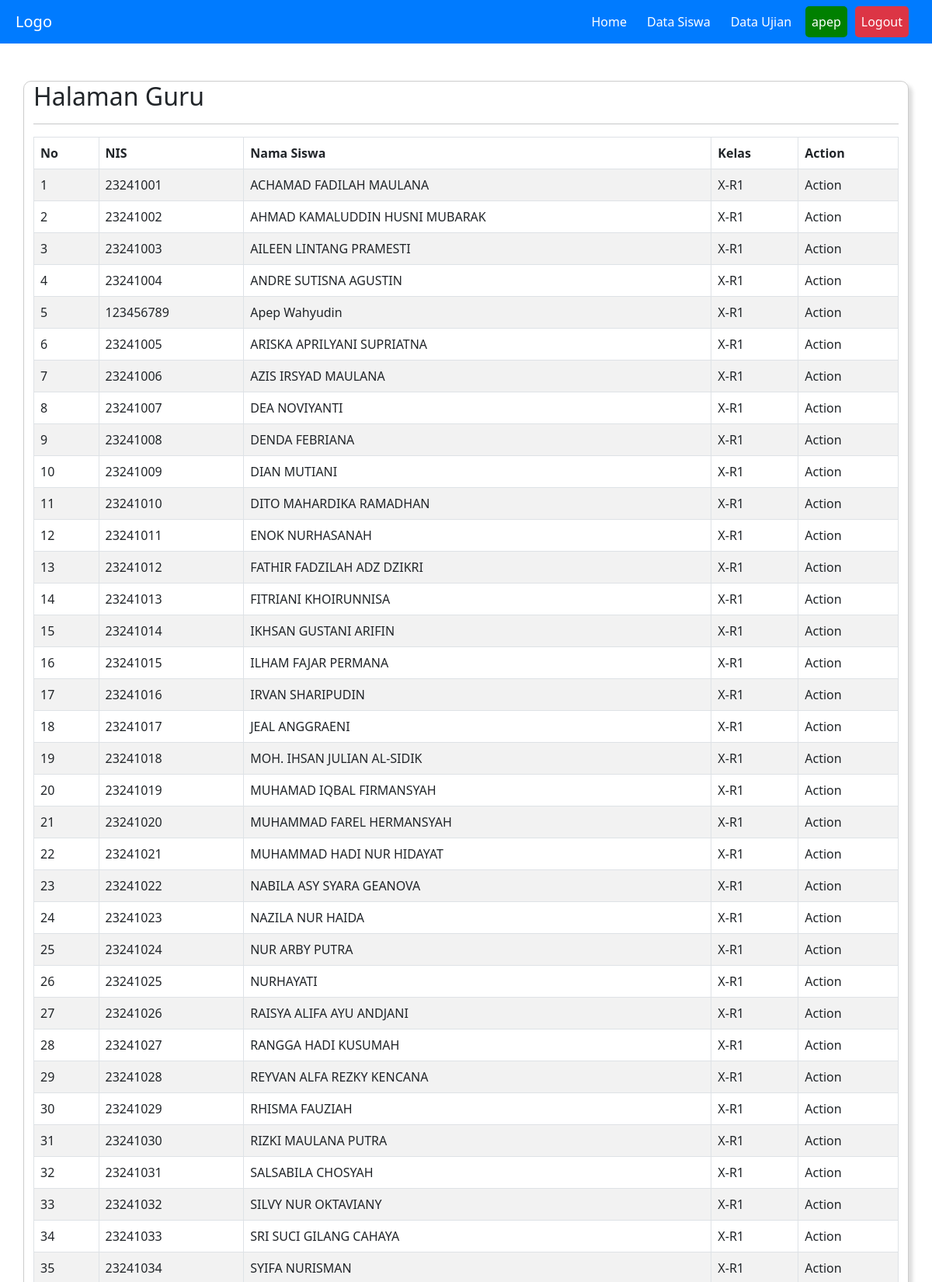
The app's page /guru/home.php?page=siswa (signed in, upper part) with its own data.
### tables this page shows
CREATE TABLE `siswa` (
  `id_siswa` int(11) NOT NULL,
  `nis` varchar(10) NOT NULL,
  `nama` varchar(30) NOT NULL,
  `password` varchar(100) NOT NULL,
  `id_kelas` int(11) NOT NULL
);

CREATE TABLE `kelas` (
  `id_kelas` int(11) NOT NULL,
  `nama_kelas` varchar(10) NOT NULL,
  `status` enum('aktif','nonaktif') NOT NULL,
  `id_guru` int(11) NOT NULL
);

### guru/siswa.php (the view)
<table id="myTable" class="table table-striped table-bordered" style="width:100%">
                    <thead>
                        <tr>
                            <th>No</th>
                            <th>NIS</th>
                            <th>Nama Siswa</th>
                            <th>Kelas</th>
                            <th>Action</th>
                        </tr>
                    </thead>
                    <tbody>
    <?php
    $query_siswa = mysqli_query($koneksi, "SELECT siswa.id_siswa, siswa.nis, siswa.nama AS nama_siswa, kelas.nama_kelas
    FROM siswa
    INNER JOIN kelas ON siswa.id_kelas = kelas.id_kelas
    ORDER BY kelas.nama_kelas, siswa.nama");
    $no = 0;
    while($data_siswa=mysqli_fetch_assoc($query_siswa))
    {
        $no++;
        ?>
                        <tr>
                            <td><?= $no;?></td>
                            <td><?= $data_siswa["nis"];?></td>
                            <td><?= $data_siswa["nama_siswa"];?></td>
                            <td><?= $data_siswa["nama_kelas"];?></td>
                            <td>Action</td>
                        </tr>
    <?php
        }
    ?>
                    </tbody>
                </table>

### records on screen
siswa: nis "23241001", nama "ACHAMAD FADILAH MAULANA", id_kelas.nama_kelas "X-R1"
siswa: nis "23241002", nama "AHMAD KAMALUDDIN HUSNI MUBARAK", id_kelas.nama_kelas "X-R1"
siswa: nis "23241003", nama "AILEEN LINTANG PRAMESTI", id_kelas.nama_kelas "X-R1"
siswa: nis "23241004", nama "ANDRE SUTISNA AGUSTIN", id_kelas.nama_kelas "X-R1"
siswa: nis "123456789", nama "Apep Wahyudin", id_kelas.nama_kelas "X-R1"
siswa: nis "23241005", nama "ARISKA APRILYANI SUPRIATNA", id_kelas.nama_kelas "X-R1"
siswa: nis "23241006", nama "AZIS IRSYAD MAULANA", id_kelas.nama_kelas "X-R1"
siswa: nis "23241007", nama "DEA NOVIYANTI", id_kelas.nama_kelas "X-R1"
siswa: nis "23241008", nama "DENDA FEBRIANA", id_kelas.nama_kelas "X-R1"
siswa: nis "23241009", nama "DIAN MUTIANI", id_kelas.nama_kelas "X-R1"
siswa: nis "23241010", nama "DITO MAHARDIKA RAMADHAN", id_kelas.nama_kelas "X-R1"
siswa: nis "23241011", nama "ENOK NURHASANAH", id_kelas.nama_kelas "X-R1"
siswa: nis "23241012", nama "FATHIR FADZILAH ADZ DZIKRI", id_kelas.nama_kelas "X-R1"
siswa: nis "23241013", nama "FITRIANI KHOIRUNNISA", id_kelas.nama_kelas "X-R1"
siswa: nis "23241014", nama "IKHSAN GUSTANI ARIFIN", id_kelas.nama_kelas "X-R1"
siswa: nis "23241015", nama "ILHAM FAJAR PERMANA", id_kelas.nama_kelas "X-R1"
siswa: nis "23241016", nama "IRVAN SHARIPUDIN", id_kelas.nama_kelas "X-R1"
siswa: nis "23241017", nama "JEAL ANGGRAENI", id_kelas.nama_kelas "X-R1"
siswa: nis "23241018", nama "MOH. IHSAN JULIAN AL-SIDIK", id_kelas.nama_kelas "X-R1"
siswa: nis "23241019", nama "MUHAMAD IQBAL FIRMANSYAH", id_kelas.nama_kelas "X-R1"
siswa: nis "23241020", nama "MUHAMMAD FAREL HERMANSYAH", id_kelas.nama_kelas "X-R1"
siswa: nis "23241021", nama "MUHAMMAD HADI NUR HIDAYAT", id_kelas.nama_kelas "X-R1"
siswa: nis "23241022", nama "NABILA ASY SYARA GEANOVA", id_kelas.nama_kelas "X-R1"
siswa: nis "23241023", nama "NAZILA NUR HAIDA", id_kelas.nama_kelas "X-R1"
siswa: nis "23241024", nama "NUR ARBY PUTRA", id_kelas.nama_kelas "X-R1"
siswa: nis "23241025", nama "NURHAYATI", id_kelas.nama_kelas "X-R1"
siswa: nis "23241026", nama "RAISYA ALIFA AYU ANDJANI", id_kelas.nama_kelas "X-R1"
siswa: nis "23241027", nama "RANGGA HADI KUSUMAH", id_kelas.nama_kelas "X-R1"
siswa: nis "23241028", nama "REYVAN ALFA REZKY KENCANA", id_kelas.nama_kelas "X-R1"
siswa: nis "23241029", nama "RHISMA FAUZIAH", id_kelas.nama_kelas "X-R1"
siswa: nis "23241030", nama "RIZKI MAULANA PUTRA", id_kelas.nama_kelas "X-R1"
siswa: nis "23241031", nama "SALSABILA CHOSYAH", id_kelas.nama_kelas "X-R1"
siswa: nis "23241032", nama "SILVY NUR OKTAVIANY", id_kelas.nama_kelas "X-R1"
siswa: nis "23241033", nama "SRI SUCI GILANG CAHAYA", id_kelas.nama_kelas "X-R1"
siswa: nis "23241034", nama "SYIFA NURISMAN", id_kelas.nama_kelas "X-R1"

### other values on screen
$_SESSION["username"] "apep"
